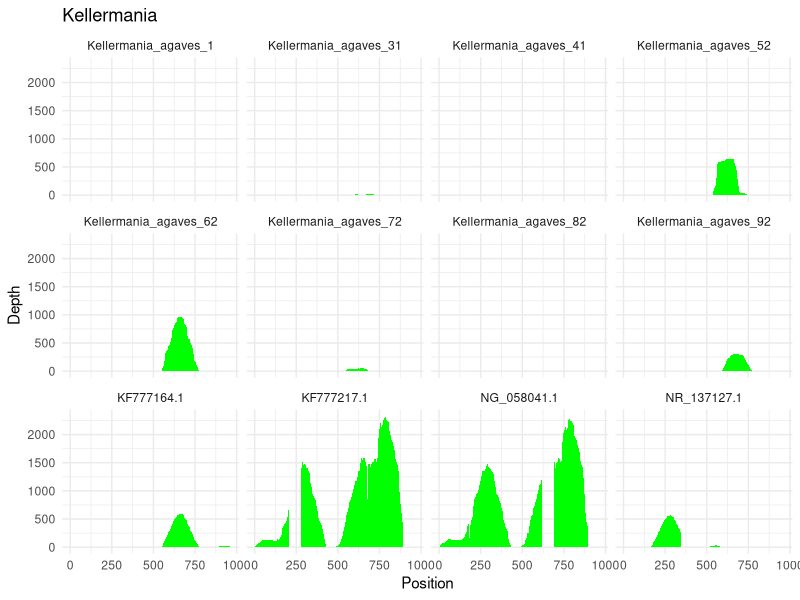
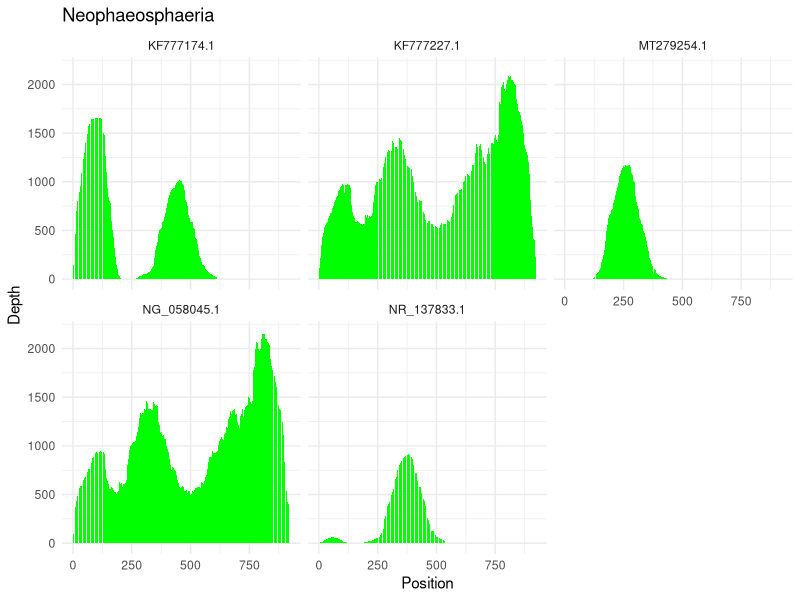

Here is the R script that generated these plots, in order:
library(ggplot2)
library(dplyr)


library(readr)
LP_all_sort <- read_delim("LP_all_sort.tsv", 
                          delim = "\t", escape_double = FALSE, 
                          trim_ws = TRUE , show_col_types = FALSE)
ggplot(LP_all_sort, aes(x = Position , y = Depth)) +
  geom_bar(stat = "identity", fill = "green") +
  labs(x = "Position", y = "Depth", title = "Kellermania") +
  theme_minimal() +
  facet_wrap(~Reference)


LP_all_neo_sort <- read_delim("LP_all_neo_sort.tsv", 
                              delim = "\t", escape_double = FALSE, 
                              trim_ws = TRUE) 

ggplot(LP_all_neo_sort, aes(x = Position , y = Depth)) +
  geom_bar(stat = "identity", fill = "green") +
  labs(x = "Position", y = "Depth", title = "Neophaeosphaeria") +
  theme_minimal() +
  facet_wrap(~Reference)

